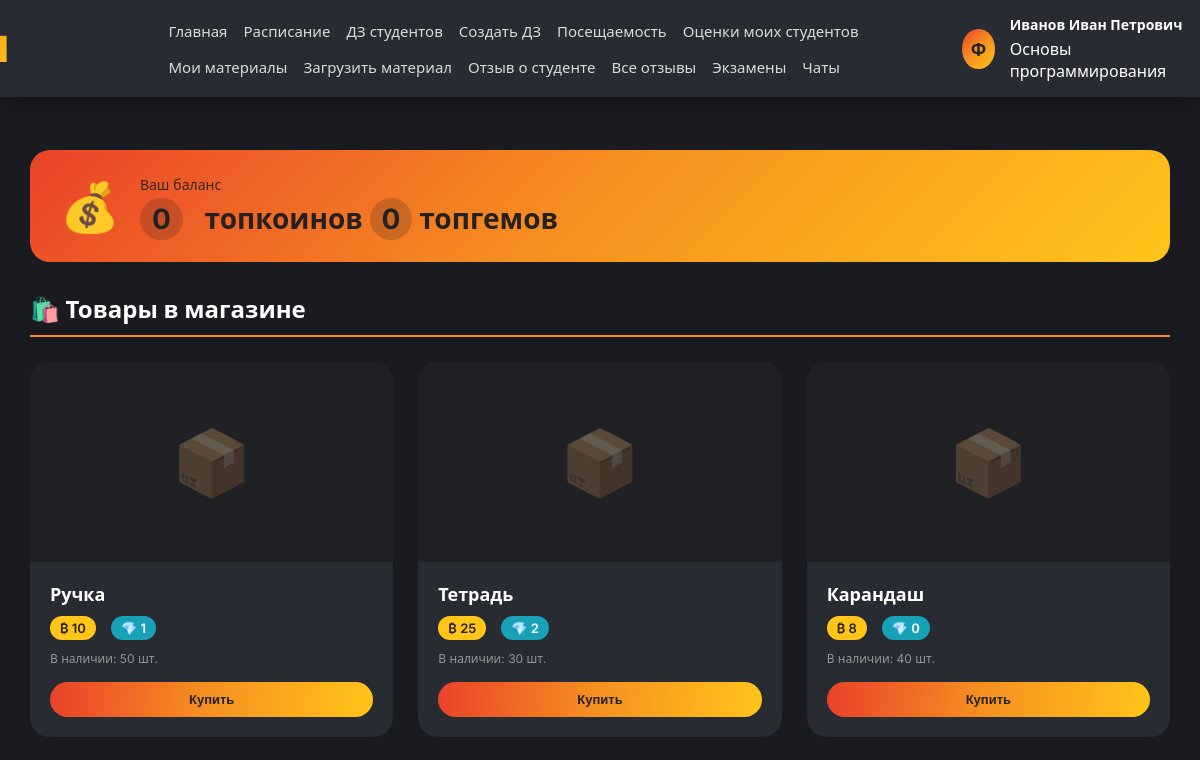
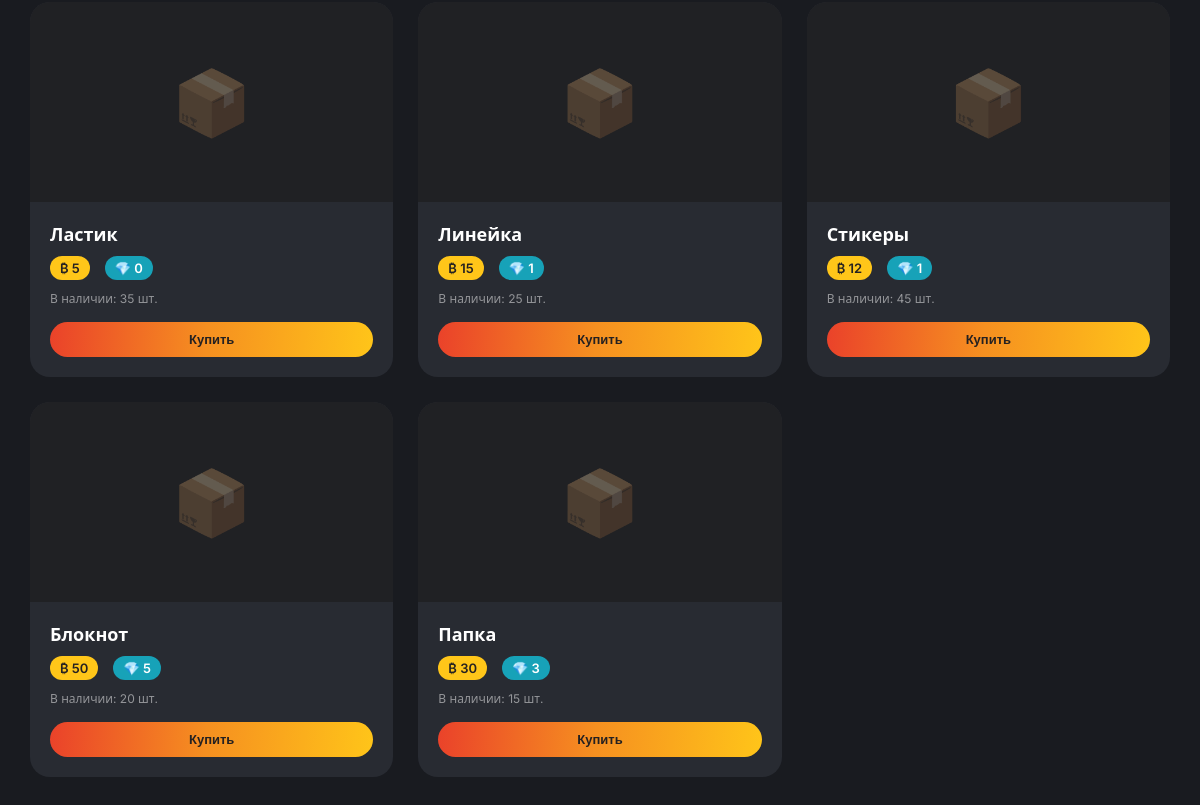
The page /shop/ (signed in) on the database as committed earlier (2 pictures, top to bottom).
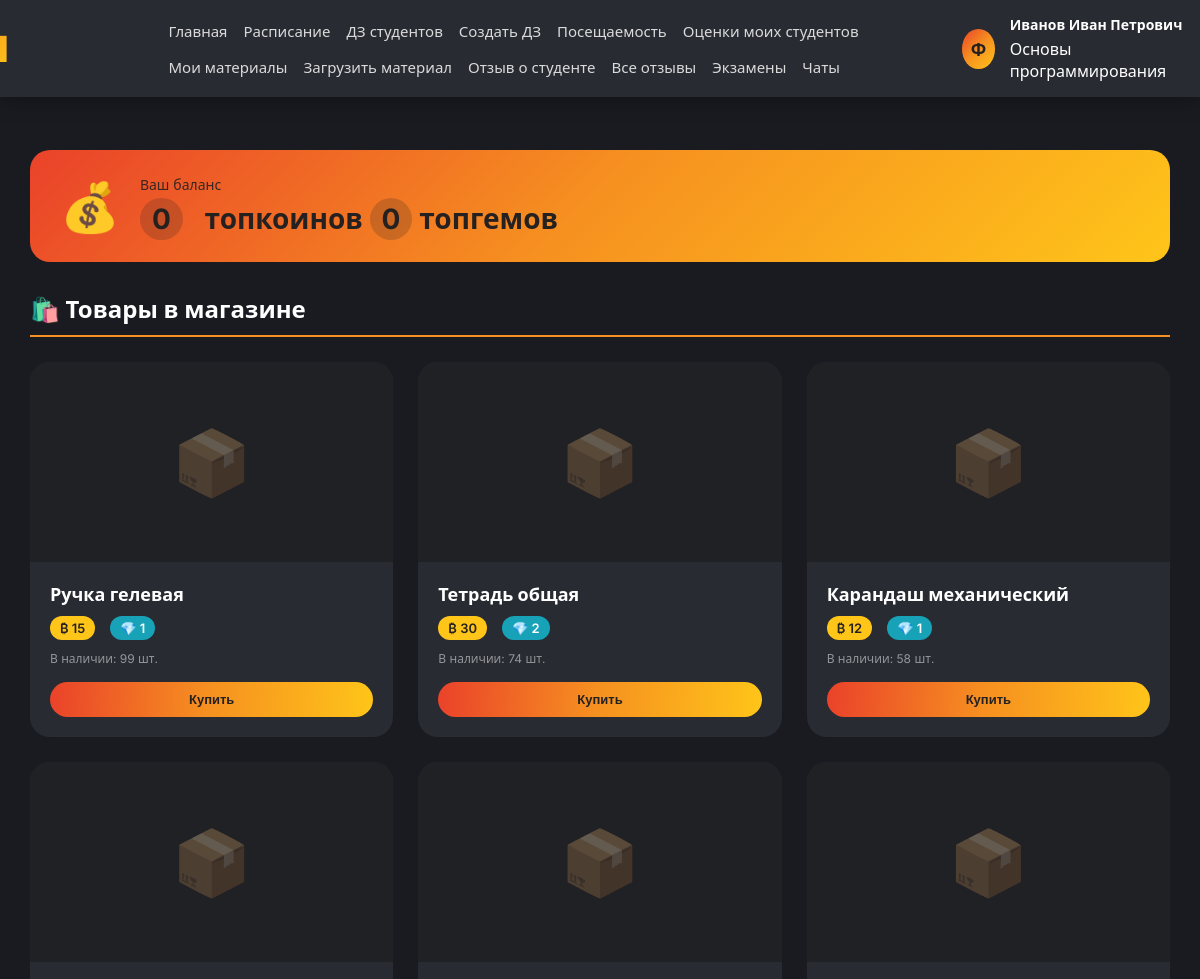
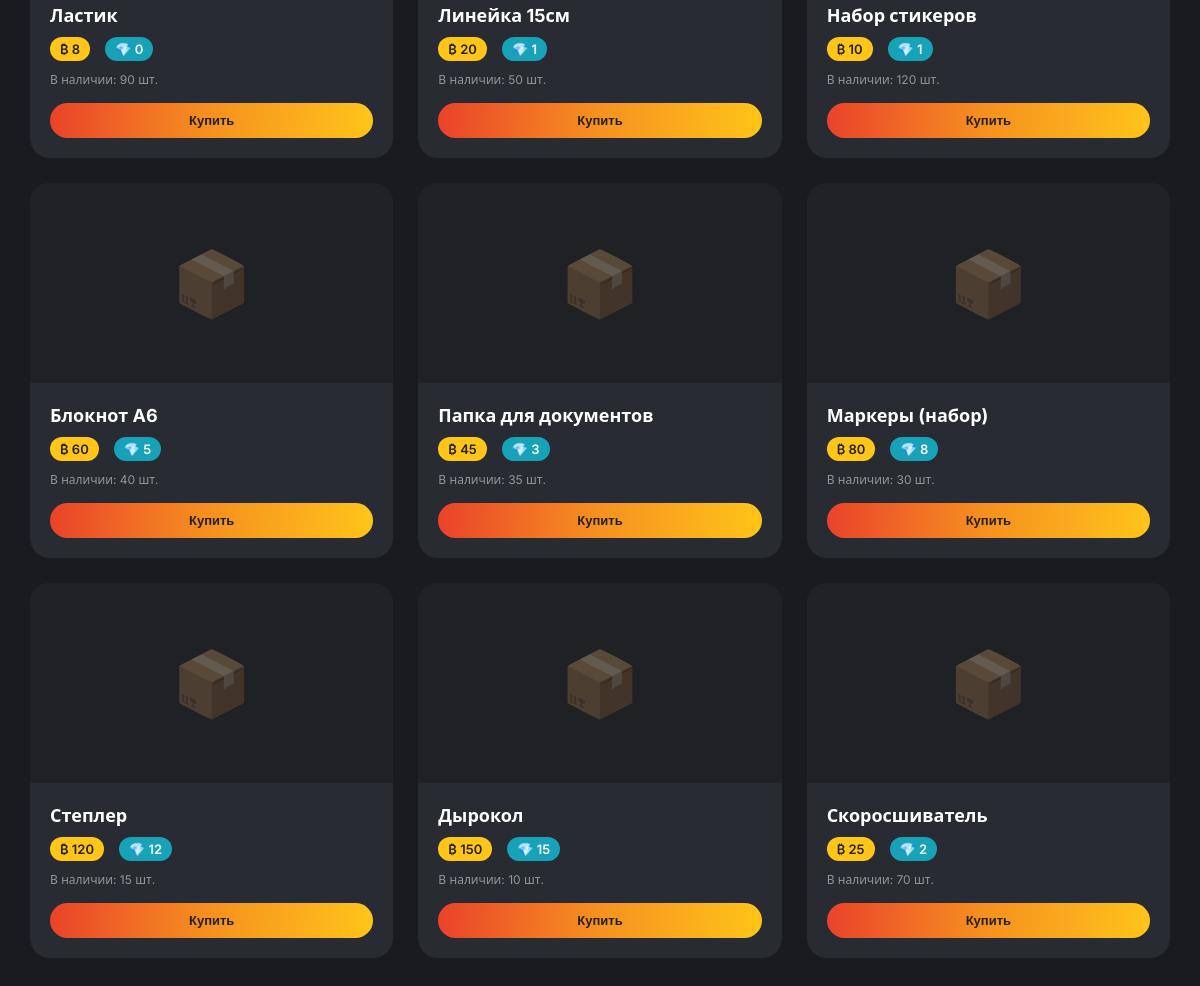
The same page on the database as committed later (2 pictures, top to bottom).
### app/models.py (models this page shows, shortened)
class Autoriz(models.Model):
    user = models.CharField(unique=True, max_length=30, blank=False, null=True, error_messages={'max_length': 'Длина имени не может содержать более 30 символов', 'blank': 'Напишите имя.', 'null': 'Напишите имя.'}, verbose_name='Имя аккаунта')
    password = models.CharField(max_length=120, blank=False, null=False, error_messages={'max_length': 'Длина пароля не может содержать более 40 символов', 'blank': 'Напишите пароль.', 'null': 'Напишите пароль.'}, verbose_name='Пароль от аккаунта')
    email = models.EmailField(unique=True, max_length=100, blank=False, null=False, error_messages={'max_length': 'Длина почты не может содержать более 100 символов', 'blank': 'Напишите почту.', 'null': 'Напишите почту.'}, verbose_name='Почта от аккаунта')
    birth_date = models.DateField(null=True, blank=True, verbose_name='Дата рождения')
    gender = models.CharField(max_length=1, choices=[('M', 'Мужской'), ('F', 'Женский')], blank=True, verbose_name='Пол')
    phone = models.CharField(max_length=20, blank=True, verbose_name='Номер телефона')
    hide_phone = models.BooleanField(default=False, verbose_name='Скрыть номер телефона')
    class Meta:
        db_table = 'List_of_users'
        verbose_name = 'Пользователь'
        verbose_name_plural = 'Пользователи'
    def get_full_name(self):
        try:
            student = Student.objects.get(autoriz=self)
            return f"{student.surname} {student.name} {student.patronymic}".strip()
        except Student.DoesNotExist:
            try:
                professor = Professor.objects.get(autoriz=self)
                return f"{professor.surname} {professor.name} {professor.patronymic}".strip()
            except Professor.DoesNotExist:
                try:
                    staff = AcademicStaff.objects.get(autoriz=self)
                    return f"{staff.surname} {staff.name} {staff.patronymic}".strip()
                except AcademicStaff.DoesNotExist:
                    return self.user

class Professor(models.Model):
    name = models.CharField(max_length=30, blank=False, null=False, verbose_name='Имя профессора')
    surname = models.CharField(max_length=30, blank=False, null=False, verbose_name='Фамилия профессора')
    patronymic = models.CharField(max_length=40, blank=False, null=False, verbose_name='Отчество профессора')
    leads_the_subject = models.ForeignKey(Subjects, on_delete=models.CASCADE, verbose_name='Ведет предмет')
    autoriz = models.ForeignKey(Autoriz, on_delete=models.CASCADE, verbose_name='Пользователь')
    class Meta:
        db_table = 'List_of_professors'
        verbose_name = 'Учитель'
        verbose_name_plural = 'Учителя'

class Subjects(models.Model):
    name_subject = models.CharField(unique=True, max_length=100, blank=False, null=False, verbose_name='Имя предмета')
    class Meta:
        db_table = 'List_of_subjects'
        verbose_name = 'Предмет'
        verbose_name_plural = 'Предметы'

class Shop_add_products(models.Model):
    name_product = models.CharField(max_length=50, blank=False, null=False, verbose_name='Название продукта')
    photo_product = models.FileField(blank=False, null=False, verbose_name='Фотография продукта')
    product_quantity = models.PositiveIntegerField(blank=False, null=False, verbose_name='Количество')
    price_product_topcoins = models.PositiveIntegerField(blank=False, null=False, verbose_name='Цена в топкоинах')
    price_product_topgems = models.PositiveIntegerField(blank=False, null=False, verbose_name='Цена в топгемах')
    class Meta:
        db_table = 'List_of_shop'
        verbose_name = 'Магазин'
        verbose_name_plural = 'Магазин'

### app/views.py (the view)
# urls.py: path('shop/', views.shop_view, name='shop_view'),
def shop_view(request):
    if 'user_id' not in request.session:
        return redirect('autoriz_view')
    context = get_user_context(request)
    user = context.get('user')
    context['products'] = Shop_add_products.objects.all()
    try:
        student = Student.objects.get(autoriz=user)
        balance = getattr(student, 'balance_topcoins_and_topgems', None)
        context['balance'] = balance
        if request.method == 'POST':
            product_id = request.POST.get('product_id')
            product = get_object_or_404(Shop_add_products, id=product_id)
            if product.product_quantity <= 0:
                messages.error(request, f'Товар "{product.name_product}" закончился на складе!')
                return redirect('shop_view')
            if balance and balance.topcoins >= product.price_product_topcoins:
                balance.topcoins -= product.price_product_topcoins
                balance.save()
                product.product_quantity -= 1
                product.save()
                update_topmoney_for_student(student)
                messages.success(request, f'🎉 Поздравляем с покупкой "{product.name_product}"!')
            else:
                messages.error(request, 'Недостаточно топкоинов для покупки!')
            return redirect('shop_view')
    except Student.DoesNotExist:
        pass
    return render(request, 'shop.html', context)

### templates/shop.html (shortened to what this page needs)
{% extends 'base.html' %}
{% load static %}
{% block extra_css %}
<link rel="stylesheet" href="{% static 'css/shop.css' %}">
{% endblock %}
{% block content %}
<div class="shop-container">
    <div class="balance-card">
        <div class="balance-icon">💰</div>
        <div class="balance-info">
            <div class="balance-title">Ваш баланс</div>
            <div class="balance-amount">
                <span class="coins">{{ balance.topcoins|default:"0" }}</span> топкоинов
                <span class="gems">{{ balance.topgems|default:"0" }}</span> топгемов
            </div>
        </div>
    </div>
    <div class="products-section">
        <h2 class="section-title">🛍️ Товары в магазине</h2>
        <div class="products-grid">
            {% for product in products %}
            <div class="product-card">
                {% if product.photo_product %}
                <div class="product-image">
                    <img src="{{ product.photo_product.url }}" alt="{{ product.name_product }}">
                </div>
                {% else %}
                <div class="product-image placeholder">📦</div>
                {% endif %}
                <div class="product-info">
                    <h3 class="product-name">{{ product.name_product }}</h3>
                    <div class="product-price">
                        <span class="price-coins">₿ {{ product.price_product_topcoins }}</span>
                        <span class="price-gems">💎 {{ product.price_product_topgems }}</span>
                    </div>
                    <div class="product-quantity">В наличии: {{ product.product_quantity }} шт.</div>
                    <form method="post">
                        <button type="submit" class="btn-buy" {% if product.product_quantity <= 0 %}disabled{% endif %}>
                            {% if product.product_quantity <= 0 %}Нет в наличии{% else %}Купить{% endif %}
                        </button>
                    </form>
                </div>
            </div>
            {% empty %}
            <div class="empty-shop">🛒 В магазине пока нет товаров</div>
            {% endfor %}
        </div>
    </div>
</div>
{% endblock %}

### templates/base.html (shortened to what this page needs)
{% load static %}
<!DOCTYPE html>
<html lang="ru">
<head>
    <link rel="stylesheet" href="https://cdnjs.cloudflare.com/ajax/libs/font-awesome/6.4.0/css/all.min.css">
    <link rel="stylesheet" href="{% static 'css/main.css' %}">
    {% block extra_css %}{% endblock %}
</head>
<body>
    <header class="header">
        <div class="header-content">
            <div class="logo">Journal</div>
            <nav class="nav-menu">
                <a href="{% url 'main_view' %}">Главная</a>
                {% if user_role == 'student' %}
                    <a href="{% url 'schedule_view' %}">Расписание</a>
                    <a href="{% url 'homework_list_view' %}">ДЗ</a>
                    <a href="{% url 'estimation_view' %}">Оценки</a>
                    <a href="{% url 'attendance_list_view' %}">Посещаемость</a>
                    <a href="{% url 'shop_view' %}">Магазин</a>
                    <a href="{% url 'leaderboard_view' %}">Рейтинг</a>
                    <a href="{% url 'polls_view' %}">Опросы</a>
                    <a href="{% url 'announcements_view' %}">Объявления</a>
                    <a href="{% url 'events_view' %}">События</a>
                    <a href="{% url 'educational_materials_view' %}">Материалы</a>
                    <a href="{% url 'user_reward_list_view' %}">Награды</a>
                    <a href="{% url 'exam_list_view' %}">Экзамены</a>
                    <a href="{% url 'appeal_view' %}">Обращение</a>
                    <a href="{% url 'review_view' %}">Отзыв об академии</a>
                    <a href="{% url 'student_reviews_view' %}">Отзывы обо мне</a>
                    <a href="{% url 'complaint_view' %}">Жалоба</a>
                    <a href="{% url 'chat_list_view' %}">Чаты</a>
                {% elif user_role == 'professor' %}
                    <a href="{% url 'schedule_view' %}">Расписание</a>
                    <a href="{% url 'homework_list_view' %}">ДЗ студентов</a>
                    <a href="{% url 'homework_add_view' %}">Создать ДЗ</a>
                    <a href="{% url 'attendance_mark_view' %}">Посещаемость</a>
                    <a href="{% url 'estimation_view' %}">Оценки моих студентов</a>
                    <a href="{% url 'educational_materials_view' %}">Мои материалы</a>
                    <a href="{% url 'educational_material_create_view' %}">Загрузить материал</a>
                    <a href="{% url 'student_review_create_view' %}">Отзыв о студенте</a>
                    <a href="{% url 'student_review_list_view' %}">Все отзывы</a>
                    <a href="{% url 'exam_list_view' %}">Экзамены</a>
                    <a href="{% url 'chat_list_view' %}">Чаты</a>
                {% endif %}
            </nav>
            <div class="user-info">
                {% if user_avatar %}
                    <img src="{{ user_avatar }}" alt="avatar" class="user-avatar">
                {% else %}
                    <div class="user-avatar-placeholder">Ф</div>
                {% endif %}
                <div class="user-details">
                    <span class="user-name">{{ user.get_full_name|default:user.user }}</span>
                    {% if user_role == 'student' and student_info %}
                        <div class="user-meta-group">
                            <span class="user-meta-direction">{{ student_info.direction }}</span>
                            <span class="user-meta-course">{{ student_info.course }} курс, {{ student_info.group }}</span>
                        </div>
                    {% elif user_role == 'professor' and professor_info %}
                        <span class="user-meta">{{ professor_info.subject }}</span>
                    {% elif user_role == 'academic_staff' and staff_info %}
                        <span class="user-meta">{{ staff_info.position }}</span>
                    {% endif %}
                </div>
            </div>
        </div>
    </header>
    <div class="container">
        {% block content %}{% endblock %}
    </div>
</body>
</html>

### static/css/main.css (style rules this page uses)
* { margin: 0; padding: 0; box-sizing: border-box; }
body { font-family: 'Inter', 'Muller', 'Segoe UI', sans-serif; background: #191B20; color: #FFFFFF; }
.header { background: #282B32; box-shadow: 0 4px 20px rgba(0,0,0,0.3); position: fixed; top: 0; left: 0; right: 0; z-index: 1000; }
.header-content { max-width: 1400px; margin: 0 auto; display: flex; justify-content: space-between; align-items: center; padding: 15px 30px; }
.logo { font-size: 36px; font-weight: 900; background: linear-gradient(135deg, #EA422A 0%, #F69020 48.58%, #FFC619 101.38%); -webkit-background-clip: text; -webkit-text-fill-color: transparent; background-clip: text; position: relative; left: -160px; }
.nav-menu { display: flex; gap: 16px; justify-content: start; flex-wrap: wrap; }
.nav-menu a { text-decoration: none; color: #dadada; font-size: 15px; font-weight: 500; transition: color 0.3s; }
.user-info { display: flex; align-items: center; gap: 15px; margin-right: -240px; }
.user-avatar-placeholder { width: 40px; height: 40px; border-radius: 50%; background: linear-gradient(135deg, #EA422A 0%, #F69020 48.58%, #FFC619 101.38%); display: flex; align-items: center; justify-content: center; font-size: 18px; font-weight: 700; color: #252121; }
.user-details { display: flex; flex-direction: column; align-items: flex-start; gap: 4px; }
.user-name { font-size: 14px; font-weight: 600; color: #FFFFFF; white-space: nowrap; }
.container { max-width: 1400px; margin: 150px auto 30px; padding: 0 30px; }

### static/css/shop.css (style rules this page uses)
.shop-container { max-width: 1200px; margin: 0 auto; }
.balance-card { background: linear-gradient(135deg, #EA422A 0%, #F69020 48.58%, #FFC619 101.38%); border-radius: 20px; padding: 25px 30px; margin-bottom: 30px; display: flex; align-items: center; gap: 20px; }
.balance-icon { font-size: 48px; }
.balance-info { flex: 1; }
.balance-title { font-size: 14px; opacity: 0.9; margin-bottom: 5px; color: #252121; }
.balance-amount { font-size: 28px; font-weight: 700; color: #252121; }
.balance-amount .coins { background: rgba(37,33,33,0.2); padding: 4px 12px; border-radius: 40px; margin-right: 15px; }
.balance-amount .gems { background: rgba(37,33,33,0.2); padding: 4px 12px; border-radius: 40px; }
.section-title { font-size: 24px; font-weight: 700; margin-bottom: 25px; padding-bottom: 10px; border-bottom: 2px solid #F69020; color: #FFFFFF; }
.products-grid { display: grid; grid-template-columns: repeat(auto-fill, minmax(280px, 1fr)); gap: 25px; }
.product-card { background: #282B32; border-radius: 20px; overflow: hidden; transition: transform 0.3s; }
.product-image { height: 200px; overflow: hidden; background: #202124; }
.product-image.placeholder { display: flex; align-items: center; justify-content: center; font-size: 64px; color: rgba(255,255,255,0.3); }
.product-info { padding: 20px; }
.product-name { font-size: 18px; font-weight: 700; color: #FFFFFF; margin-bottom: 10px; }
.product-price { display: flex; gap: 15px; margin-bottom: 10px; }
.price-coins { background: #FFC619; color: #252121; padding: 4px 10px; border-radius: 20px; font-size: 13px; font-weight: 600; }
.price-gems { background: #17a2b8; color: white; padding: 4px 10px; border-radius: 20px; font-size: 13px; font-weight: 600; }
.product-quantity { font-size: 12px; color: rgba(255,255,255,0.5); margin-bottom: 15px; }
.btn-buy { width: 100%; padding: 10px; background: linear-gradient(93.25deg, #EA422A 0%, #F69020 48.58%, #FFC619 101.38%); border: none; border-radius: 40px; color: #252121; font-size: 13px; font-weight: 700; cursor: pointer; transition: all 0.3s; }

Rows that differ between the two databases and show on the page:
changed Shop_add_products: name_product "Ручка" → "Ручка гелевая"; price_product_topcoins "10" → "15"; product_quantity "50" → "99"
changed Shop_add_products: name_product "Тетрадь" → "Тетрадь общая"; price_product_topcoins "25" → "30"; product_quantity "30" → "74"
changed Shop_add_products: name_product "Карандаш" → "Карандаш механический"; price_product_topcoins "8" → "12"; price_product_topgems "0" → "1"; product_quantity "40" → "58"
changed Shop_add_products "Ластик": price_product_topcoins "5" → "8"; product_quantity "35" → "90"
changed Shop_add_products: name_product "Линейка" → "Линейка 15см"; price_product_topcoins "15" → "20"; product_quantity "25" → "50"
changed Shop_add_products: name_product "Стикеры" → "Набор стикеров"; price_product_topcoins "12" → "10"; product_quantity "45" → "120"
changed Shop_add_products: name_product "Блокнот" → "Блокнот A6"; price_product_topcoins "50" → "60"; product_quantity "20" → "40"
changed Shop_add_products: name_product "Папка" → "Папка для документов"; price_product_topcoins "30" → "45"; product_quantity "15" → "35"
added Shop_add_products: name_product "Маркеры (набор)", price_product_topcoins "80", price_product_topgems "8", product_quantity "30", shows "Купить"
added Shop_add_products: name_product "Степлер", price_product_topcoins "120", price_product_topgems "12", product_quantity "15", shows "Купить"
added Shop_add_products: name_product "Дырокол", price_product_topcoins "150", price_product_topgems "15", product_quantity "10", shows "Купить"
added Shop_add_products: name_product "Скоросшиватель", price_product_topcoins "25", price_product_topgems "2", product_quantity "70", shows "Купить"
